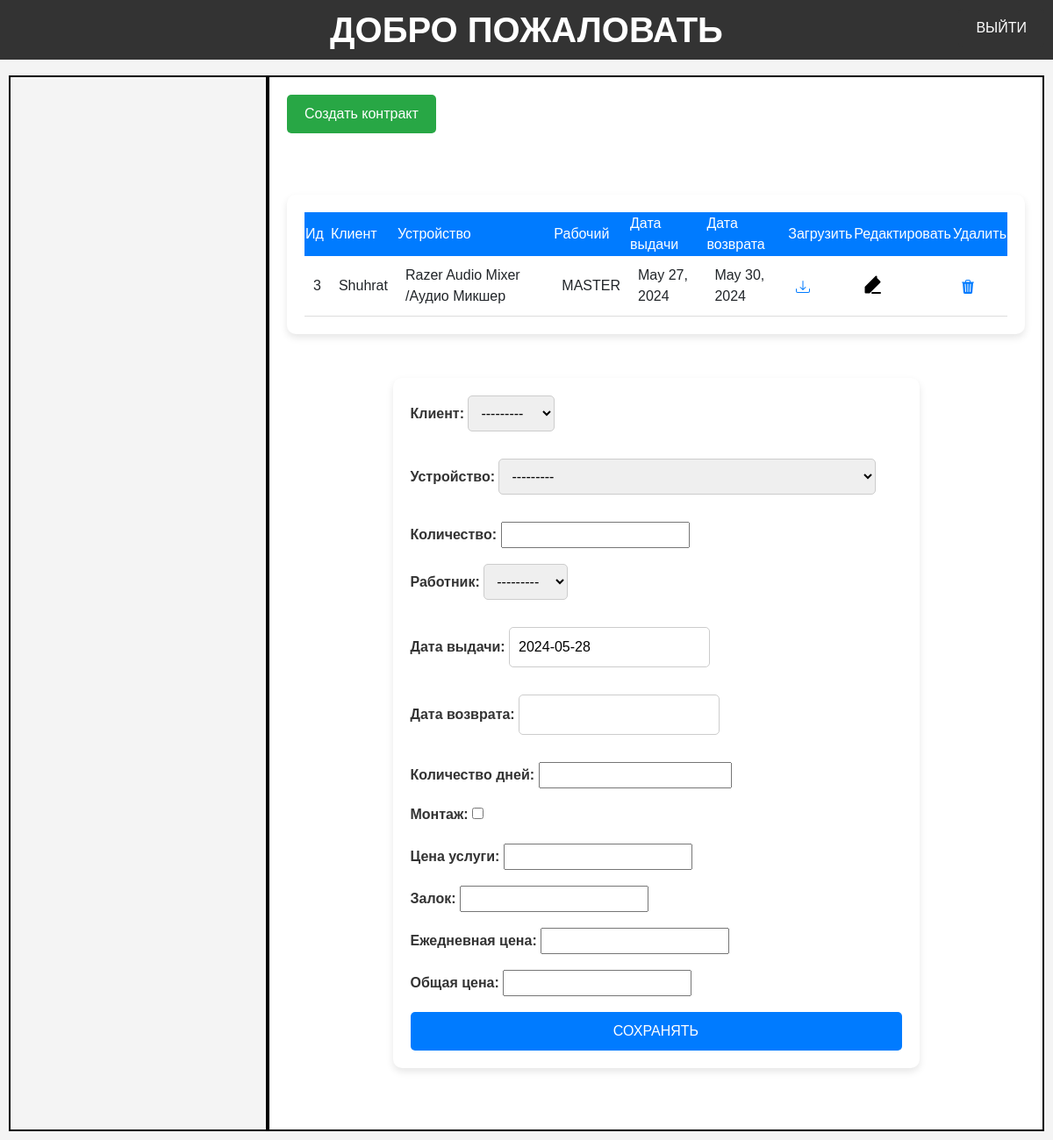
The page /prokot/ on the database its author committed.
### rental/models.py (models this page shows, shortened)
class Prokat(models.Model):
    mijoz = models.ForeignKey(Mijozlar, on_delete=models.CASCADE)
    qurilma = models.ForeignKey(Qurilmalar, on_delete=models.CASCADE)
    ishchi = models.ForeignKey(CustomUser, on_delete=models.CASCADE)
    berilgan_sanasi = models.DateField(default=timezone.now)
    qaytish_sanasi = models.DateField()
    kunlar_soni = models.BigIntegerField()
    umumiy_narx = models.DecimalField(max_digits=10, decimal_places=2)
    montaj = models.BooleanField(default=False)
    xizmat_narxi = models.DecimalField(max_digits=10, decimal_places=2)
    avans = models.DecimalField(max_digits=10, decimal_places=2)
    miqdori = models.IntegerField()
    kunlik_narxi =  models.DecimalField(max_digits=10, decimal_places=2)

class Mijozlar(models.Model):
    ism = models.CharField(max_length=255)
    familiya = models.CharField(max_length=255)
    username = models.CharField(max_length=255)
    telefon = models.CharField(max_length=20)
    jinsi = models.CharField(max_length=10)
    pasport = models.CharField(max_length=15)
    jshshir = models.CharField(max_length=20)
    def __str__(self):
        return self.username

class Qurilmalar(models.Model):
    tur = models.ForeignKey(Turlar, on_delete=models.CASCADE)
    nomi = models.CharField(max_length=255)
    tasnif = models.CharField(max_length=255)
    rasmi = models.ImageField(default='static/img/default.jpg')
    holati = models.CharField(max_length=255)
    narxi =  models.DecimalField(max_digits=10, decimal_places=2 ,default=0)
    def __str__(self):
        return self.nomi

class CustomUser(AbstractUser):
    ism = models.CharField(max_length=255)
    familiya = models.CharField(max_length=255)
    lavozimi = models.CharField(max_length=255)
    username = models.CharField(max_length=255, unique=True)
    password = models.CharField(max_length=255)
    is_staff = models.BooleanField(default=False)
    is_active = models.BooleanField(default=True)
    def __str__(self):
        return self.username

### rental/views.py (the view, shortened to what this page needs)
# urls.py: path('prokot/',ShartnomaView.as_view(),name='prokot'),
class ShartnomaView(View):
    def get(self, request):
        shartnoma = ProkotForm()
        shartnomalar = Prokat.objects.all()
        return render(request, 'shartnoma.html', {'form': shartnoma, 'shartnomalar': shartnomalar})

### rental/forms.py
class ProkotForm(forms.ModelForm):
    class Meta:
        model = Prokat
        fields = ['mijoz', 'qurilma','miqdori', 'ishchi', 'berilgan_sanasi', 'qaytish_sanasi', 'kunlar_soni',  'montaj', 'xizmat_narxi', 'avans',  'kunlik_narxi','umumiy_narx']
        labels = {
            'mijoz': 'Клиент',
            'qurilma': 'Устройство',
            'ishchi': 'Работник',
            'berilgan_sanasi': 'Дата выдачи',
            'qaytish_sanasi': 'Дата возврата',
            'kunlar_soni': 'Количество дней',
            'umumiy_narx': 'Общая цена',
            'montaj': 'Монтаж',
            'xizmat_narxi': 'Цена услуги',
            'avans': 'Залок',
            'miqdori': 'Количество',
            'kunlik_narxi': 'Ежедневная цена',
        }

### templates/shartnoma.html (shortened to what this page needs)
{%extends 'home.html'%}
{%block content%}
<html lang="en">
<head>
</head>
<body>
    <a href="#form" class="create-contract-link">Создать контракт</a>
    <div class="table-container">
        <table>
            <thead>
                <tr>
                    <td>Ид</td>
                    <td>Клиент</td>
                    <td>Устройство</td>
                    <td>Рабочий</td>
                    <td>Дата выдачи</td>
                    <td>Дата возврата</td>
                    <td>Загрузить</td>
                    <td>Редактировать</td>
                    <td>Удалить</td>
                </tr>
            </thead>
            <tbody>
                {%for i in shartnomalar%}
                <tr>
                    <td>{{i.id}}</td>
                    <td>{{i.mijoz.ism}}</td>
                    <td>{{i.qurilma.nomi}}</td>
                    <td>{{i.ishchi.ism}}</td>
                    <td>{{i.berilgan_sanasi}}</td>
                    <td>{{i.qaytish_sanasi}}</td>
                    <td><a href="{% url 'shartnoma_download' i.pk %}"></a></td>
                    <td><a href="{% url 'edit_prokot' i.pk %}"></a></td>
                    <td><a href="{% url 'delete_prokot' i.pk%}"></a></td>
                </tr>
                {%endfor%}
            </tbody>
        </table>
    </div>
    <div class="form-container" id="form">
        <form method="post" enctype="multipart/form-data">
            {{ form.as_p }}
            <button type="submit">СОХРАНЯТЬ</button>
        </form>
    </div>
    {%endblock content%}

### templates/shartnoma.html (style rules this page uses)
body { font-family: Arial, sans-serif; background-color: #f4f4f4; margin: 0; padding: 0; }
.form-container { max-width: 600px; margin: 50px auto; padding: 20px; background-color: #fff; border-radius: 10px; box-shadow: 0 4px 8px rgba(0, 0, 0, 0.1); }
.form-container form { display: flex; flex-direction: column; }
.form-container label { margin-bottom: 5px; font-weight: bold; color: #333; }
.form-container input[type="text"], .form-container select, .form-container input[type="file"] { margin-bottom: 15px; padding: 10px; font-size: 1em; border: 1px solid #ccc; border-radius: 5px; box-sizing: border-box; }
.form-container button { padding: 10px; font-size: 1em; border: none; border-radius: 5px; background-color: #007BFF; color: #fff; cursor: pointer; transition: background-color 0.3s; }
.table-container { max-width: 1000px; margin: 50px auto; padding: 20px; background-color: #fff; border-radius: 10px; box-shadow: 0 4px 8px rgba(0, 0, 0, 0.1); }
table { width: 100%; border-collapse: collapse; }
table thead { background-color: #007BFF; color: #fff; }
table tbody td { padding: 10px; border-bottom: 1px solid #ddd; }
.table-container svg { transition: color 0.3s; }
.create-contract-link { display: inline-block; margin-bottom: 20px; padding: 10px 20px; font-size: 1em; color: #fff; background-color: #28a745; text-decoration: none; border-radius: 5px; transition: background-color 0.3s, transform 0.3s; }

### rows shown on the page
Prokat: id "3", mijoz.ism "Shuhrat", qurilma.nomi "Razer Audio Mixer /Aудио Микшер", ishchi.ism "MASTER", berilgan_sanasi "May 27, 2024", qaytish_sanasi "May 30, 2024"
